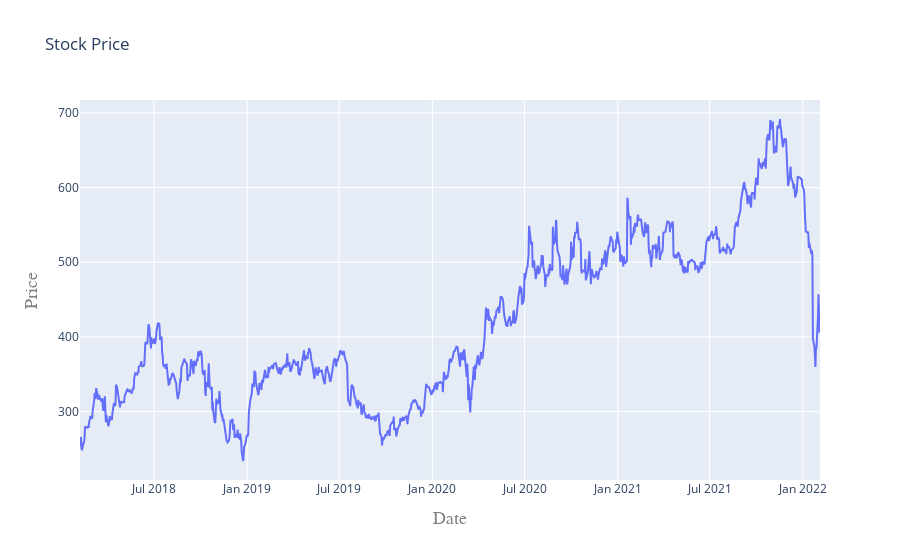

Notebook source saved alongside this figure:
### Code cell
import pandas as pd
import numpy as np
import plotly.graph_objs as go
from plotly.offline import iplot

# Assuming 't' is your DataFrame containing stock prices

t['Date'] = pd.to_datetime(t['Date'])
print(f'Dataframe contains stock prices between {t.Date.min()} {t.Date.max()}')
total_days = (t.Date.max() - t.Date.min()).days
print(f'Total days: {total_days}')
print(t.describe())

t[['Open', 'High', 'Low', 'Close', 'Adj Close']].plot(kind='box')

layout = go.Layout(
    title='Stock Price',
    xaxis=dict(
        title='Date',
        titlefont=dict(
            family='Courier New, monospace',
            size=18,
            color='#7f7f7f'
        )
    ),
    yaxis=dict(
        title='Price',
        titlefont=dict(
            family='Courier New, monospace',
            size=18,
            color='#7f7f7f'
        )
    )
)

t_data = [{'x': np.array(t['Date']), 'y': t['Close']}]
plot = go.Figure(data=t_data, layout=layout)
iplot(plot)

### Figure 1 — Plotly figure (JSON) as saved in the notebook; plotly's stock layout.template omitted (floating-point values rounded to 4 significant figures; data arrays with more than 128 entries replaced by an {"elided": "..."} marker saying what was removed)
{"data": [{"type": "scatter", "x": {"elided": "1009 str values"}, "y": {"elided": "1009 float values"}}], "layout": {"autosize": true, "title": {"text": "Stock Price"}, "xaxis": {"autorange": true, "range": ["2018-02-05", "2022-02-04"], "title": {"font": {"color": "#7f7f7f", "family": "Courier New, monospace", "size": 18}, "text": "Date"}, "type": "date"}, "yaxis": {"autorange": true, "range": [208.4, 717.1], "title": {"font": {"color": "#7f7f7f", "family": "Courier New, monospace", "size": 18}, "text": "Price"}, "type": "linear"}}}
